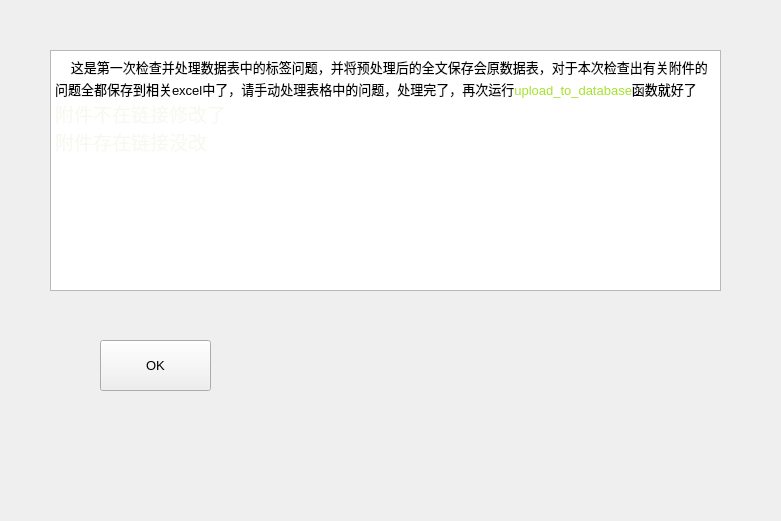
<?xml version="1.0" encoding="UTF-8"?>
<ui version="4.0">
 <class>Form</class>
 <widget class="QWidget" name="Form">
  <property name="enabled">
   <bool>true</bool>
  </property>
  <property name="geometry">
   <rect>
    <x>0</x>
    <y>0</y>
    <width>781</width>
    <height>521</height>
   </rect>
  </property>
  <property name="font">
   <font>
    <pointsize>10</pointsize>
   </font>
  </property>
  <property name="windowTitle">
   <string>温馨提示</string>
  </property>
  <property name="toolTip">
   <string/>
  </property>
  <widget class="QTextEdit" name="textEdit">
   <property name="geometry">
    <rect>
     <x>50</x>
     <y>50</y>
     <width>671</width>
     <height>241</height>
    </rect>
   </property>
   <property name="html">
    <string>&lt;!DOCTYPE HTML PUBLIC &quot;-//W3C//DTD HTML 4.0//EN&quot; &quot;http://www.w3.org/TR/REC-html40/strict.dtd&quot;&gt;
&lt;html&gt;&lt;head&gt;&lt;meta name=&quot;qrichtext&quot; content=&quot;1&quot; /&gt;&lt;style type=&quot;text/css&quot;&gt;
p, li { white-space: pre-wrap; }
&lt;/style&gt;&lt;/head&gt;&lt;body style=&quot; font-family:'SimSun'; font-size:10pt; font-weight:400; font-style:normal;&quot;&gt;
&lt;p style=&quot; margin-top:0px; margin-bottom:0px; margin-left:0px; margin-right:0px; -qt-block-indent:0; text-indent:0px;&quot;&gt;&lt;span style=&quot; font-family:'宋体'; font-size:14pt; color:#f8f8f2;&quot;&gt;  &lt;/span&gt;&lt;span style=&quot; font-family:'宋体'; font-size:14pt; color:#000000;&quot;&gt; &lt;/span&gt;&lt;span style=&quot; font-family:'宋体'; color:#000000;&quot;&gt;这是第一次检查并处理数据表中的标签问题，并将预处理后的全文保存会原数据表，对于本次检查出有关附件的问题全都保存到相关excel中了，请手动处理表格中的问题，处理完了，再次运行&lt;/span&gt;&lt;span style=&quot; font-family:'Consolas'; font-size:9.4pt; color:#a6e22e;&quot;&gt;upload_to_database&lt;/span&gt;&lt;span style=&quot; font-family:'Consolas'; font-size:9.4pt; color:#000000;&quot;&gt;函数就好了&lt;/span&gt;&lt;span style=&quot; font-family:'宋体'; font-size:14pt; color:#f8f8f2;&quot;&gt;&lt;br /&gt;附件不在链接修改了&lt;br /&gt;附件存在链接没改&lt;/span&gt;&lt;/p&gt;&lt;/body&gt;&lt;/html&gt;</string>
   </property>
  </widget>
  <widget class="QPushButton" name="pushButton">
   <property name="geometry">
    <rect>
     <x>100</x>
     <y>340</y>
     <width>111</width>
     <height>51</height>
    </rect>
   </property>
   <property name="text">
    <string>OK</string>
   </property>
   <property name="checkable">
    <bool>false</bool>
   </property>
  </widget>
 </widget>
 <resources/>
 <connections/>
</ui>
